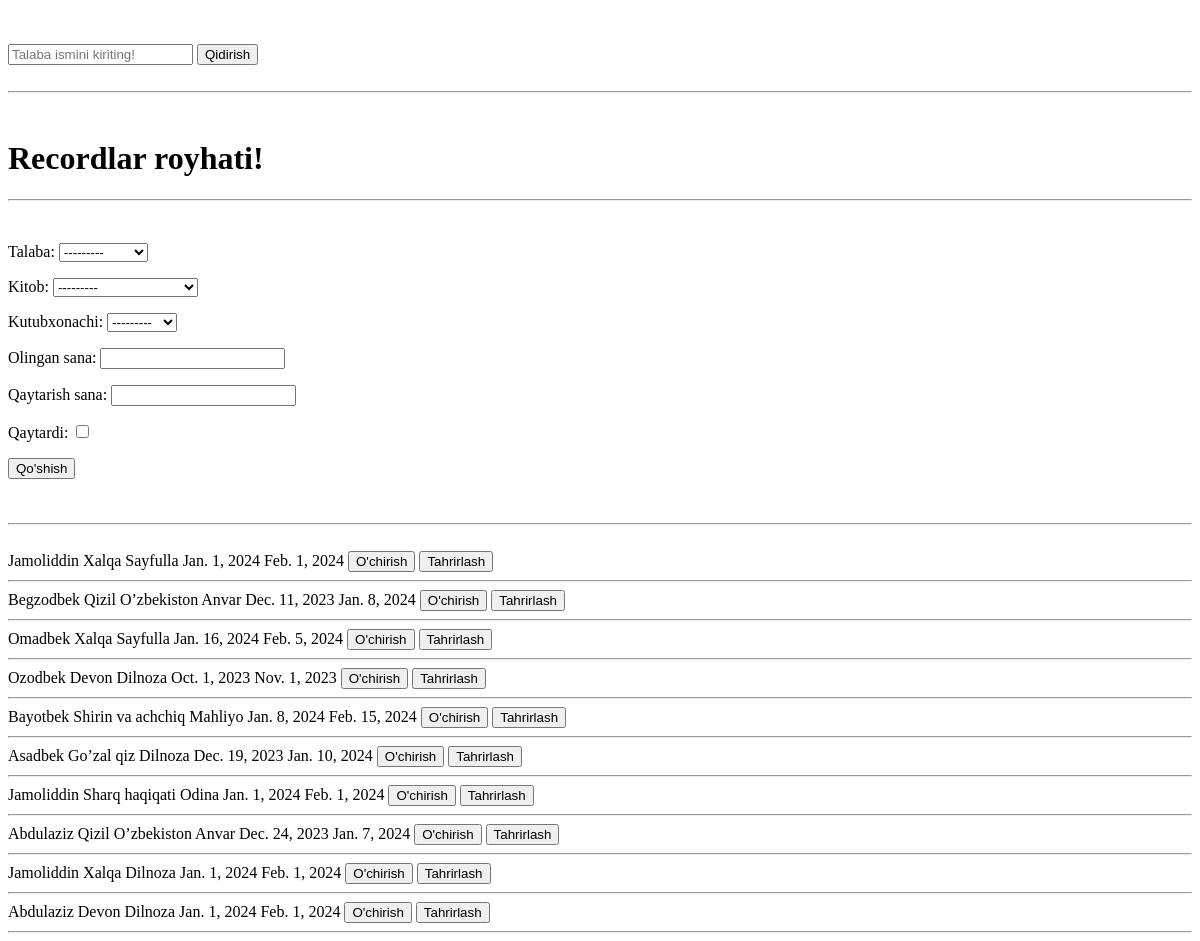
The page /records/ on the database as committed earlier.
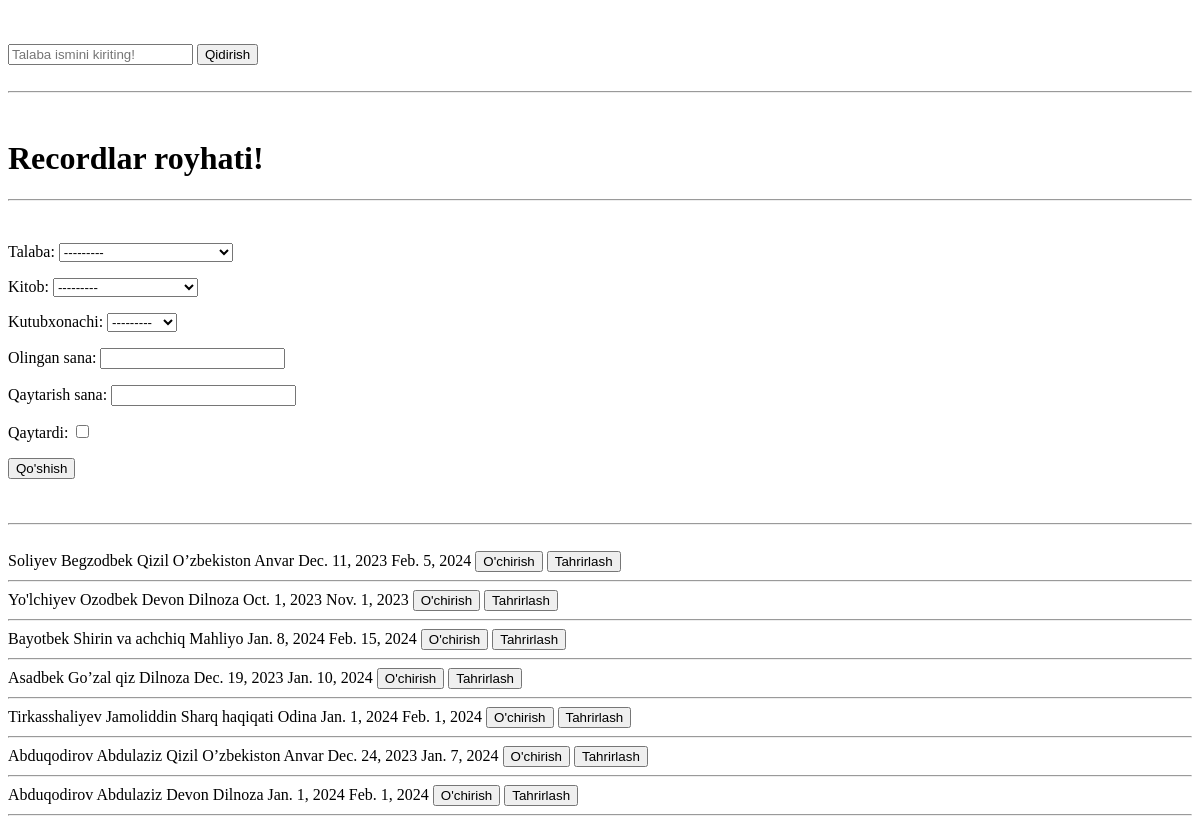
The same page on the database as committed later.
### kutuxona/models.py (models this page shows)
class Record(models.Model):
    talaba = models.ForeignKey(Talaba, on_delete=models.CASCADE)
    kitob = models.ForeignKey(Kitob, on_delete=models.CASCADE)
    kutubxonachi = models.ForeignKey(Kutubxonachi, on_delete=models.CASCADE)
    olingan_sana = models.DateField()
    qaytarish_sana = models.DateField(null=True, blank=True)
    qaytardi = models.BooleanField(default=False)

class Talaba(models.Model):
    ism = models.CharField(max_length=30)
    kitoblar_soni = models.PositiveSmallIntegerField(default=0)
    kurs = models.PositiveSmallIntegerField()
    def __str__(self):
        return self.ism

class Kitob(models.Model):
    nom = models.CharField(max_length=100)
    muallif = models.ForeignKey(Muallif, on_delete=models.CASCADE)
    sahifa = models.PositiveSmallIntegerField()
    janr = models.CharField(max_length=30)
    def __str__(self):
        return self.nom

class Kutubxonachi(models.Model):
    ism = models.CharField(max_length=30)
    ish_vaqti = models.CharField(max_length=30)
    def __str__(self):
        return self.ism

### kutuxona/views.py (the view)
# urls.py: path('records/', records),
def records(reqest):
    if reqest.method == "POST":
        data = RecordForm(reqest.POST)
        if data.is_valid():
            data.save()
        return redirect("/records/")
    natija = Record.objects.all()
    kiritilgan_ism = reqest.GET.get("nomi")
    if kiritilgan_ism is not None:
        natija = Record.objects.filter(talaba__contains=kiritilgan_ism)
    date = {
        "recordlar" : natija,
        'form': RecordForm(),
    }
    return render(reqest, 'records.html', date)

### kutuxona/forms.py
class RecordForm(forms.ModelForm):
   class Meta:
       model = Record
       fields = '__all__'

### Templates/records.html (shortened to what this page needs)
<!DOCTYPE html>
<html lang="en">
<head>
</head>
<body>
<br>
    <br>
    <form method="get">
        <input name="nomi" type="text" placeholder="Talaba ismini kiriting!">
        <button>Qidirish</button>
    </form>
    <br>
    <hr>
    <br>
    <h1>Recordlar royhati!</h1>
    <hr>
    <br>
    <form method="post" action="/records/">
         {{form.as_p}}
        <button>Qo'shish</button>
    </form>
    <br>
    <br>
    <hr>
    <br>
    {% for record in recordlar %}
        <a>{{ record.talaba}}</a>
        <a>{{ record.kitob}}</a>
        <a>{{ record.kutubxonachi}}</a>
        <a>{{ record.olingan_sana}}</a>
        <a>{{ record.qaytarish_sana}}</a>
        <a href="/record_ochir/{{record.id}}/"><button>O'chirish</button></a>
        <a href="/records/{{record.id}}/tahrirlash/"><button>Tahrirlash</button></a>
        <hr>
    {% endfor %}
</body>
</html>

Rows that differ between the two databases and show on the page:
removed Record: talaba "Jamoliddin", kitob "Xalqa", kutubxonachi "Sayfulla", olingan_sana "Jan. 1, 2024", qaytarish_sana "Feb. 1, 2024"
removed Record: talaba "Omadbek", kitob "Xalqa", kutubxonachi "Sayfulla", olingan_sana "Jan. 16, 2024", qaytarish_sana "Feb. 5, 2024"
removed Record: talaba "Jamoliddin", kitob "Xalqa", kutubxonachi "Dilnoza", olingan_sana "Jan. 1, 2024", qaytarish_sana "Feb. 1, 2024"
changed Record: talaba "Begzodbek" → "Soliyev Begzodbek"; qaytarish_sana "Jan. 8, 2024" → "Feb. 5, 2024"
changed through a linked row, Record: talaba "Ozodbek" → "Yo'lchiyev Ozodbek"
changed through a linked row, Record "Sharq haqiqati": talaba "Jamoliddin" → "Tirkasshaliyev Jamoliddin"
changed through a linked row, Record "Dec. 24, 2023": talaba "Abdulaziz" → "Abduqodirov Abdulaziz"
changed through a linked row, Record (number 7 of 7 on the later page): talaba "Abdulaziz" → "Abduqodirov Abdulaziz"
